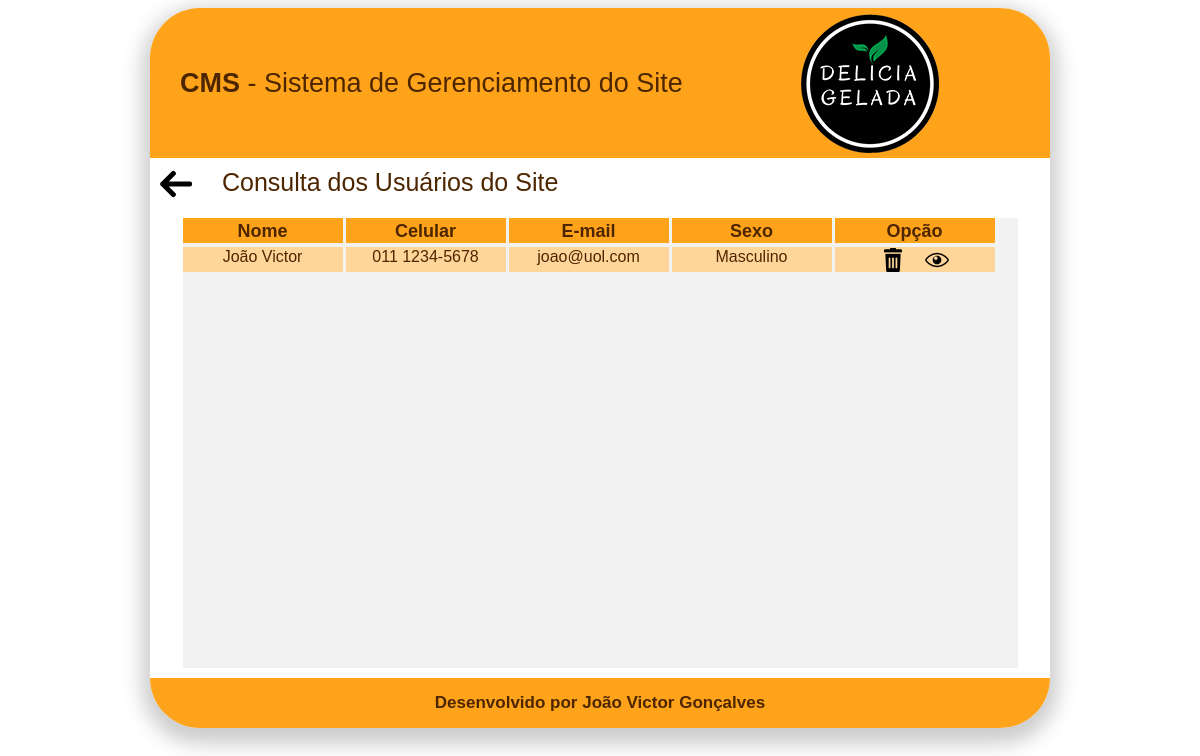
The app's page /CMS/admFaleConosco.php with its own data.
### tables this page shows
CREATE TABLE `tbl_fconosco` (
  `codigo` int(11) NOT NULL AUTO_INCREMENT,
  `nome` varchar(110) NOT NULL,
  `telefone` varchar(15) DEFAULT NULL,
  `celular` varchar(15) NOT NULL,
  `email` varchar(100) NOT NULL,
  `homePage` varchar(100) DEFAULT NULL,
  `linkFacebook` varchar(100) DEFAULT NULL,
  `infoProdutos` varchar(100) DEFAULT NULL,
  `sexo` varchar(10) NOT NULL,
  `profissao` varchar(45) NOT NULL,
  `obs` varchar(255) DEFAULT NULL,
  PRIMARY KEY (`codigo`)
);

### CMS/admFaleConosco.php (the view, shortened to what this page needs)
<!DOCTYPE html>
<html>
    <head>
        <link rel="stylesheet" type="text/css" href="css/styleAdmFaleConosco.css">
        <link rel="stylesheet" type="text/css" href="css/styleModal.css">
    </head>
    <body>
        <div id="principal">
            <div id="cabecalho">
                <div id="titulo">
                    <p id="titulo_cms"><b>CMS</b> - Sistema de Gerenciamento do Site</p>
                </div>
                <div id=logo>
                    <img src="imagens/logo.png" alt="Logo">
                </div>
            </div>
            <div id="config">
                <div id="seta">
                    <a href="home.php">
                        <img src="imagens/setaEsquerda.png" alt="Voltar">
                    </a>
                </div>
                <p id="desc_cad">Consulta dos Usuários do Site</p>
            </div>
            <form name="frmColsulta" method="post" action="admFaleConosco.php">
                <div id="consulta_dados">
                    <div class="consulta">
                        <div class="tipos">
                            <p class="desc_tipos">Nome</p>
                        </div>
                        <div class="tipos">
                            <p class="desc_tipos">Celular</p>
                        </div>
                        <div class="tipos">
                            <p class="desc_tipos">E-mail</p>
                        </div>
                        <div class="tipos">
                            <p class="desc_tipos">Sexo</p>
                        </div>
                        <div class="tipos">
                            <p class="desc_tipos">Opção</p>
                        </div>
                    </div>
                    <?php
                        $sql="SELECT * FROM tbl_fconosco order by codigo desc";
                        $select=mysql_query($sql);
                        while($rsContatos=mysql_fetch_array($select)){
                    ?>
                    <div class="consulta">
                        <div class="dados">
                            <?php echo(utf8_encode($rsContatos['nome'])) ?>
                        </div>
                        <div class="dados">
                            <?php echo($rsContatos['celular']) ?>
                        </div>
                        <div class="dados">
                            <?php echo(utf8_encode($rsContatos['email'])) ?>
                        </div>
                        <div class="dados">
                            <?php echo($rsContatos['sexo']) ?>
                        </div>
                        <div class="dados">
                            <div id="centralizar_opcoes">
                                <div id="excluir">
                                    <a href="admFaleConosco.php?modo=excluir&codigo=<?php echo($rsContatos['codigo'])?>">
                                        <img src="imagens/delete.png" title="Excluir dados" alt="Deletar">
                                    </a>
                                </div>
                                <div id="visualizar">
                                    <a class="ver" href="#" onclick="Modal(<?php echo($rsContatos["codigo"]) ?>)">
                                        <img src="imagens/visualizar.png" title="Ver todas os dados" alt="Visualizar">
                                    </a>
                                </div>
                            </div>
                        </div>
                    </div>
                    <?php
                        }
                    ?>
                </div>
            </form>
            <div id="rodape">
                <div id="center">
                    <p id="desc_rodape">Desenvolvido por João Victor Gonçalves</p>
                </div>
            </div>
        </div>
    </body>
</html>

### CMS/css/styleAdmFaleConosco.css (style rules this page uses)
#principal { width: 900px; height: 720px; margin-left: auto; margin-right: auto; border-radius: 50px; box-shadow: 0 8px 20px 8px #cccccc; }
#cabecalho { width: 900px; height: 150px; background-color: #ffa31a; border-top-left-radius: 50px; border-top-right-radius: 50px; }
#titulo { width: 550px; height: 150px; border-top-left-radius: 50px; float: left; }
#titulo_cms { font-family: sans-serif; font-size: 27px; color: #4d2600; float: left; margin-top: 60px; margin-left: 30px; }
#logo { width: 140px; height: 140px; float: left; margin-left: 100px; margin-top: 5px; }
#config { width: 900px; height: 50px; }
#seta { width: 32px; height: 32px; margin: 0; float: left; margin-left: 10px; margin-top: 10px; margin-right: 30px; }
#desc_cad { margin: 0; font-family: sans-serif; font-size: 25px; color: #4d2600; text-align: center; padding-top: 10px; float: left; }
#consulta_dados { width: 835px; height: 450px; margin-top: 10px; margin-left: auto; margin-right: auto; overflow-y: scroll; background-color: #f2f2f2; }
.consulta { width: 815px; height: 24px; margin-bottom: 5px; }
.desc_tipos { margin: 0; font-family: sans-serif; font-size: 18px; color: #4d2600; text-align: center; padding-top: 3px; font-weight: bold; }
.tipos { width: 160px; height: 25px; background-color: #ffa31a; float: left; margin-right: 3px; }
.dados { width: 160px; height: 24px; background-color: #ffd699; float: left; margin-right: 3px; font-family: sans-serif; font-size: 16px; text-align: center; color: #4d2600; padding-top: 1px; }
#centralizar_opcoes { width: 68px; height: 24px; margin-left: auto; margin-right: auto; }
#excluir { width: 24px; height: 24px; float: left; margin-right: 20px; }
#visualizar { width: 24px; height: 24px; float: left; }
#rodape { width: 900px; height: 50px; background-color: #ffa31a; border-bottom-left-radius: 50px; border-bottom-right-radius: 50px; margin-top: 10px; }
#center { width: 350px; height: 20px; margin-left: auto; margin-right: auto; padding-top: 15px; }
#desc_rodape { margin: 0; font-family: sans-serif; font-size: 17px; color: #4d2600; text-align: center; font-weight: bold; }

### records on screen
tbl_fconosco: nome "João Victor", celular "011 1234-5678", email "joao@uol.com", sexo "Masculino"
